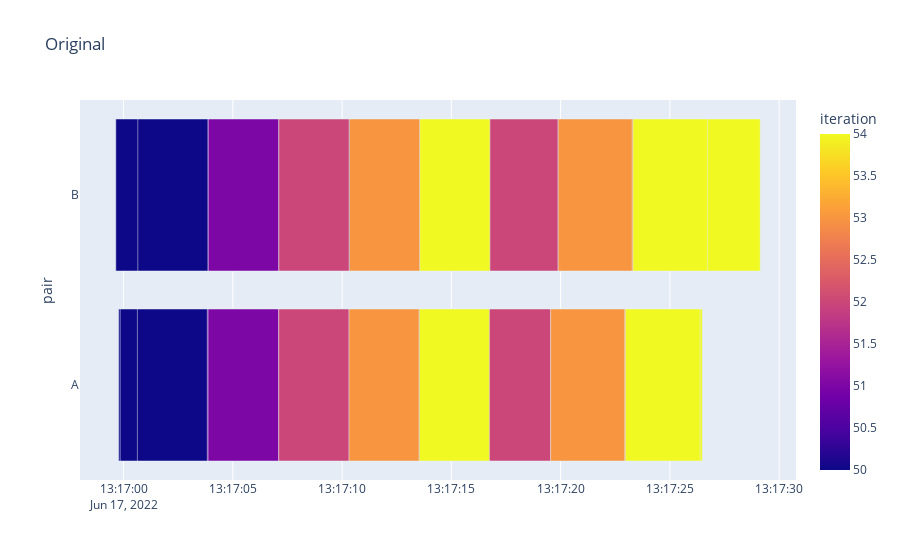
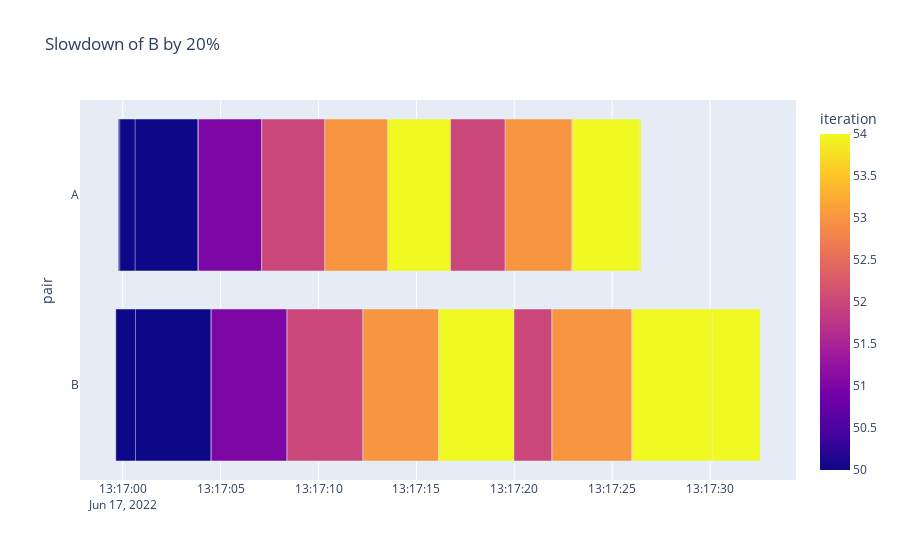

Notebook code cell kept with these figures, in order:
### Markdown cell above
## Arbitrary slowdown verification

### Code cell
df = df_prep[
    (
        (df_prep[RF.suite].isin(["dacapo"]))
        & (df_prep[RF.benchmark].isin(["avrora"]))
        & (df_prep[RF.runid] == 0)
        & (df_prep[RF.type].isin(["duet"]))
        & (df_prep[AF.date] == df_prep[AF.date].iloc[0])
        # & (df_prep[RF.pair] == "B")
    )
]
df = df[df[RF.iteration] < df[RF.iteration].min() + 5]

# display(convert_ns(df)[ARTIFACT_COL + ITER_ID_COL + TIME_D_COL])
display(
    px.timeline(
        df,
        x_start=RF.start,
        x_end=RF.end,
        y=RF.pair,
        color=RF.iteration,
        hover_data=[RF.benchmark, RF.pair, RF.runid, RF.time],
        title="Original",
    )
)

slowdown = 0.2
df = alter_score(df, slowdown)
df = convert_ns(df)
# display(df[ARTIFACT_COL + ITER_ID_COL + TIME_D_COL])

px.timeline(
    df,
    x_start=RF.start,
    x_end=RF.end,
    y=RF.pair,
    color=RF.iteration,
    hover_data=[RF.benchmark, RF.pair, RF.runid, RF.time],
    title=f"Slowdown of B by {(slowdown * 100):.0f}%",
)

### Figure 1 — Plotly figure (JSON) as saved in the notebook; plotly's stock layout.template omitted (floating-point values rounded to 4 significant figures; data arrays with more than 128 entries replaced by an {"elided": "..."} marker saying what was removed)
{"data": [{"alignmentgroup": "True", "base": ["2022-06-17T13:17:01.009999", "2022-06-17T13:17:04.227000", "2022-06-17T13:17:07.455000", "2022-06-17T13:17:10.662000", "2022-06-17T13:17:13.887000", "2022-06-17T13:17:01.094000", "2022-06-17T13:17:04.300000", "2022-06-17T13:17:07.516000", "2022-06-17T13:17:10.745999", "2022-06-17T13:17:13.956999", "2022-06-17T13:17:09.473999", "2022-06-17T13:17:12.875000", "2022-06-17T13:17:16.275000", "2022-06-17T13:17:19.670000", "2022-06-17T13:17:23.080999", "2022-06-17T13:17:11.958000", "2022-06-17T13:17:15.407000", "2022-06-17T13:17:18.848000", "2022-06-17T13:17:22.273999", "2022-06-17T13:17:25.708000", "2022-06-17T13:16:59.776000", "2022-06-17T13:17:02.993999", "2022-06-17T13:17:06.200999", "2022-06-17T13:17:09.411000", "2022-06-17T13:17:12.632000", "2022-06-17T13:16:59.761999", "2022-06-17T13:17:02.966000", "2022-06-17T13:17:06.184999", "2022-06-17T13:17:09.384000", "2022-06-17T13:17:12.584999", "2022-06-17T13:16:59.847000", "2022-06-17T13:17:03.056000", "2022-06-17T13:17:06.252000", "2022-06-17T13:17:09.452999", "2022-06-17T13:17:12.630000", "2022-06-17T13:16:59.646000", "2022-06-17T13:17:02.852999", "2022-06-17T13:17:06.064000", "2022-06-17T13:17:09.251000", "2022-06-17T13:17:12.465999", "2022-06-17T13:17:09.348000", "2022-06-17T13:17:12.748000", "2022-06-17T13:17:16.145999", "2022-06-17T13:17:19.542000", "2022-06-17T13:17:22.966000", "2022-06-17T13:17:09.696000", "2022-06-17T13:17:13.112999", "2022-06-17T13:17:16.502000", "2022-06-17T13:17:19.892000", "2022-06-17T13:17:23.312999", "2022-06-17T13:17:00.633999", "2022-06-17T13:17:03.868999", "2022-06-17T13:17:07.102000", "2022-06-17T13:17:10.319000", "2022-06-17T13:17:13.534000", "2022-06-17T13:17:00.652999", "2022-06-17T13:17:03.880999", "2022-06-17T13:17:07.108000", "2022-06-17T13:17:10.336999", "2022-06-17T13:17:13.556000"], "customdata": {"elided": "60x3 mixed values"}, "hovertemplate": "iteration_start=%{base}<br>iteration_end=%{x}<br>pair=%{y}<br>benchmark=%{customdata[0]}<br>runid=%{customdata[1]}<br>iteration_time=%{customdata[2]}<br>iteration=%{marker.color}<extra></extra>", "legendgroup": "", "marker": {"color": [50, 51, 52, 53, 54, 50, 51, 52, 53, 54, 50, 51, 52, 53, 54, 50, 51, 52, 53, 54, 50, 51, 52, 53, 54, 50, 51, 52, 53, 54, 50, 51, 52, 53, 54, 50, 51, 52, 53, 54, 50, 51, 52, 53, 54, 50, 51, 52, 53, 54, 50, 51, 52, 53, 54, 50, 51, 52, 53, 54], "coloraxis": "coloraxis", "pattern": {"shape": ""}}, "name": "", "offsetgroup": "", "orientation": "h", "showlegend": false, "textposition": "auto", "type": "bar", "x": [3200, 3210, 3220, 3198, 3217, 3185, 3198, 3207, 3221, 3203, 3408, 3393, 3381, 3387, 3401, 3416, 3441, 3433, 3417, 3425, 3191, 3210, 3199, 3202, 3212, 3200, 3196, 3211, 3191, 3193, 3183, 3201, 3188, 3191, 3169, 3198, 3200, 3201, 3178, 3207, 3361, 3390, 3390, 3387, 3416, 3374, 3407, 3381, 3382, 3412, 3199, 3226, 3224, 3210, 3207, 3210, 3220, 3218, 3222, 3209], "xaxis": "x", "y": ["A", "A", "A", "A", "A", "B", "B", "B", "B", "B", "A", "A", "A", "A", "A", "B", "B", "B", "B", "B", "A", "A", "A", "A", "A", "B", "B", "B", "B", "B", "A", "A", "A", "A", "A", "B", "B", "B", "B", "B", "A", "A", "A", "A", "A", "B", "B", "B", "B", "B", "A", "A", "A", "A", "A", "B", "B", "B", "B", "B"], "yaxis": "y"}], "layout": {"barmode": "overlay", "coloraxis": {"colorbar": {"title": {"text": "iteration"}}, "colorscale": [[0, "#0d0887"], [0.1111, "#46039f"], [0.2222, "#7201a8"], [0.3333, "#9c179e"], [0.4444, "#bd3786"], [0.5556, "#d8576b"], [0.6667, "#ed7953"], [0.7778, "#fb9f3a"], [0.8889, "#fdca26"], [1, "#f0f921"]]}, "legend": {"tracegroupgap": 0}, "title": {"text": "Original"}, "xaxis": {"anchor": "y", "domain": [0, 1], "type": "date"}, "yaxis": {"anchor": "x", "domain": [0, 1], "title": {"text": "pair"}}}}

### Figure 2 — Plotly figure (JSON) as saved in the notebook; plotly's stock layout.template omitted (floating-point values rounded to 4 significant figures; data arrays with more than 128 entries replaced by an {"elided": "..."} marker saying what was removed)
{"data": [{"alignmentgroup": "True", "base": ["2022-06-17T13:17:01.094000", "2022-06-17T13:17:04.937039", "2022-06-17T13:17:08.792743", "2022-06-17T13:17:12.664214", "2022-06-17T13:17:16.519594", "2022-06-17T13:17:11.958000", "2022-06-17T13:17:16.090200", "2022-06-17T13:17:20.219419", "2022-06-17T13:17:24.332184", "2022-06-17T13:17:28.449674", "2022-06-17T13:16:59.761999", "2022-06-17T13:17:03.606127", "2022-06-17T13:17:07.464447", "2022-06-17T13:17:11.305746", "2022-06-17T13:17:15.145092", "2022-06-17T13:16:59.646000", "2022-06-17T13:17:03.492694", "2022-06-17T13:17:07.343748", "2022-06-17T13:17:11.171144", "2022-06-17T13:17:15.021849", "2022-06-17T13:17:09.696000", "2022-06-17T13:17:13.787916", "2022-06-17T13:17:17.858452", "2022-06-17T13:17:21.924727", "2022-06-17T13:17:26.022213", "2022-06-17T13:17:00.652999", "2022-06-17T13:17:04.523111", "2022-06-17T13:17:08.394127", "2022-06-17T13:17:12.266821", "2022-06-17T13:17:16.130223", "2022-06-17T13:17:01.009999", "2022-06-17T13:17:04.227000", "2022-06-17T13:17:07.455000", "2022-06-17T13:17:10.662000", "2022-06-17T13:17:13.887000", "2022-06-17T13:17:09.473999", "2022-06-17T13:17:12.875000", "2022-06-17T13:17:16.275000", "2022-06-17T13:17:19.670000", "2022-06-17T13:17:23.080999", "2022-06-17T13:16:59.776000", "2022-06-17T13:17:02.993999", "2022-06-17T13:17:06.200999", "2022-06-17T13:17:09.411000", "2022-06-17T13:17:12.632000", "2022-06-17T13:16:59.847000", "2022-06-17T13:17:03.056000", "2022-06-17T13:17:06.252000", "2022-06-17T13:17:09.452999", "2022-06-17T13:17:12.630000", "2022-06-17T13:17:09.348000", "2022-06-17T13:17:12.748000", "2022-06-17T13:17:16.145999", "2022-06-17T13:17:19.542000", "2022-06-17T13:17:22.966000", "2022-06-17T13:17:00.633999", "2022-06-17T13:17:03.868999", "2022-06-17T13:17:07.102000", "2022-06-17T13:17:10.319000", "2022-06-17T13:17:13.534000"], "customdata": {"elided": "60x3 mixed values"}, "hovertemplate": "iteration_start=%{base}<br>iteration_end=%{x}<br>pair=%{y}<br>benchmark=%{customdata[0]}<br>runid=%{customdata[1]}<br>iteration_time=%{customdata[2]}<br>iteration=%{marker.color}<extra></extra>", "legendgroup": "", "marker": {"color": [50, 51, 52, 53, 54, 50, 51, 52, 53, 54, 50, 51, 52, 53, 54, 50, 51, 52, 53, 54, 50, 51, 52, 53, 54, 50, 51, 52, 53, 54, 50, 51, 52, 53, 54, 50, 51, 52, 53, 54, 50, 51, 52, 53, 54, 50, 51, 52, 53, 54, 50, 51, 52, 53, 54, 50, 51, 52, 53, 54], "coloraxis": "coloraxis", "pattern": {"shape": ""}}, "name": "", "offsetgroup": "", "orientation": "h", "showlegend": false, "textposition": "auto", "type": "bar", "x": [3822, 3838, 3848, 3866, 3844, 4099, 4129, 4120, 4100, 4110, 3840, 3835, 3853, 3830, 3831, 3838, 3840, 3842, 3814, 3848, 4049, 4089, 4057, 4058, 4095, 3852, 3864, 3862, 3866, 3851, 3200, 3210, 3220, 3198, 3217, 3408, 3393, 3381, 3387, 3401, 3191, 3210, 3199, 3202, 3212, 3183, 3201, 3188, 3191, 3169, 3361, 3390, 3390, 3387, 3416, 3199, 3226, 3224, 3210, 3207], "xaxis": "x", "y": ["B", "B", "B", "B", "B", "B", "B", "B", "B", "B", "B", "B", "B", "B", "B", "B", "B", "B", "B", "B", "B", "B", "B", "B", "B", "B", "B", "B", "B", "B", "A", "A", "A", "A", "A", "A", "A", "A", "A", "A", "A", "A", "A", "A", "A", "A", "A", "A", "A", "A", "A", "A", "A", "A", "A", "A", "A", "A", "A", "A"], "yaxis": "y"}], "layout": {"barmode": "overlay", "coloraxis": {"colorbar": {"title": {"text": "iteration"}}, "colorscale": [[0, "#0d0887"], [0.1111, "#46039f"], [0.2222, "#7201a8"], [0.3333, "#9c179e"], [0.4444, "#bd3786"], [0.5556, "#d8576b"], [0.6667, "#ed7953"], [0.7778, "#fb9f3a"], [0.8889, "#fdca26"], [1, "#f0f921"]]}, "legend": {"tracegroupgap": 0}, "title": {"text": "Slowdown of B by 20%"}, "xaxis": {"anchor": "y", "domain": [0, 1], "type": "date"}, "yaxis": {"anchor": "x", "domain": [0, 1], "title": {"text": "pair"}}}}
